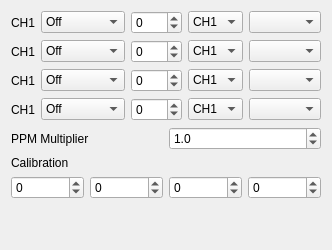
     <widget class="QWidget" name="tab">
      <attribute name="title">
       <string>Trainer</string>
      </attribute>
      <layout class="QGridLayout" name="gridLayout_6">
       <item row="0" column="0" colspan="2">
        <layout class="QGridLayout" name="gridLayout_4">
         <item row="0" column="0">
          <widget class="QLabel" name="chnLabel_1">
           <property name="text">
            <string>CH1</string>
           </property>
          </widget>
         </item>
         <item row="0" column="1">
          <widget class="QComboBox" name="modeCB_1">
           <item>
            <property name="text">
             <string>Off</string>
            </property>
           </item>
           <item>
            <property name="text">
             <string>Add</string>
            </property>
           </item>
           <item>
            <property name="text">
             <string>Substitute</string>
            </property>
           </item>
          </widget>
         </item>
         <item row="0" column="2">
          <widget class="QSpinBox" name="weightSB_1">
           <property name="minimum">
            <number>-102</number>
           </property>
           <property name="maximum">
            <number>102</number>
           </property>
           <property name="singleStep">
            <number>4</number>
           </property>
          </widget>
         </item>
         <item row="0" column="3">
          <widget class="QComboBox" name="sourceCB_1">
           <item>
            <property name="text">
             <string>CH1</string>
            </property>
           </item>
           <item>
            <property name="text">
             <string>CH2</string>
            </property>
           </item>
           <item>
            <property name="text">
             <string>CH3</string>
            </property>
           </item>
           <item>
            <property name="text">
             <string>CH4</string>
            </property>
           </item>
          </widget>
         </item>
         <item row="0" column="4">
          <widget class="QComboBox" name="swtchCB_1"/>
         </item>
         <item row="1" column="0">
          <widget class="QLabel" name="chnLabel_2">
           <property name="text">
            <string>CH1</string>
           </property>
          </widget>
         </item>
         <item row="1" column="1">
          <widget class="QComboBox" name="modeCB_2">
           <item>
            <property name="text">
             <string>Off</string>
            </property>
           </item>
           <item>
            <property name="text">
             <string>Add</string>
            </property>
           </item>
           <item>
            <property name="text">
             <string>Substitute</string>
            </property>
           </item>
          </widget>
         </item>
         <item row="1" column="2">
          <widget class="QSpinBox" name="weightSB_2">
           <property name="minimum">
            <number>-102</number>
           </property>
           <property name="maximum">
            <number>102</number>
           </property>
           <property name="singleStep">
            <number>4</number>
           </property>
          </widget>
         </item>
         <item row="1" column="3">
          <widget class="QComboBox" name="sourceCB_2">
           <item>
            <property name="text">
             <string>CH1</string>
            </property>
           </item>
           <item>
            <property name="text">
             <string>CH2</string>
            </property>
           </item>
           <item>
            <property name="text">
             <string>CH3</string>
            </property>
           </item>
           <item>
            <property name="text">
             <string>CH4</string>
            </property>
           </item>
          </widget>
         </item>
         <item row="1" column="4">
          <widget class="QComboBox" name="swtchCB_2"/>
         </item>
         <item row="2" column="0">
          <widget class="QLabel" name="chnLabel_3">
           <property name="text">
            <string>CH1</string>
           </property>
          </widget>
         </item>
         <item row="2" column="1">
          <widget class="QComboBox" name="modeCB_3">
           <item>
            <property name="text">
             <string>Off</string>
            </property>
           </item>
           <item>
            <property name="text">
             <string>Add</string>
            </property>
           </item>
           <item>
            <property name="text">
             <string>Substitute</string>
            </property>
           </item>
          </widget>
         </item>
         <item row="2" column="2">
          <widget class="QSpinBox" name="weightSB_3">
           <property name="minimum">
            <number>-102</number>
           </property>
           <property name="maximum">
            <number>102</number>
           </property>
           <property name="singleStep">
            <number>4</number>
           </property>
          </widget>
         </item>
         <item row="2" column="3">
          <widget class="QComboBox" name="sourceCB_3">
           <item>
            <property name="text">
             <string>CH1</string>
            </property>
           </item>
           <item>
            <property name="text">
             <string>CH2</string>
            </property>
           </item>
           <item>
            <property name="text">
             <string>CH3</string>
            </property>
           </item>
           <item>
            <property name="text">
             <string>CH4</string>
            </property>
           </item>
          </widget>
         </item>
         <item row="2" column="4">
          <widget class="QComboBox" name="swtchCB_3"/>
         </item>
         <item row="3" column="0">
          <widget class="QLabel" name="chnLabel_4">
           <property name="text">
            <string>CH1</string>
           </property>
          </widget>
         </item>
         <item row="3" column="1">
          <widget class="QComboBox" name="modeCB_4">
           <item>
            <property name="text">
             <string>Off</string>
            </property>
           </item>
           <item>
            <property name="text">
             <string>Add</string>
            </property>
           </item>
           <item>
            <property name="text">
             <string>Substitute</string>
            </property>
           </item>
          </widget>
         </item>
         <item row="3" column="2">
          <widget class="QSpinBox" name="weightSB_4">
           <property name="minimum">
            <number>-102</number>
           </property>
           <property name="maximum">
            <number>102</number>
           </property>
           <property name="singleStep">
            <number>4</number>
           </property>
          </widget>
         </item>
         <item row="3" column="3">
          <widget class="QComboBox" name="sourceCB_4">
           <item>
            <property name="text">
             <string>CH1</string>
            </property>
           </item>
           <item>
            <property name="text">
             <string>CH2</string>
            </property>
           </item>
           <item>
            <property name="text">
             <string>CH3</string>
            </property>
           </item>
           <item>
            <property name="text">
             <string>CH4</string>
            </property>
           </item>
          </widget>
         </item>
         <item row="3" column="4">
          <widget class="QComboBox" name="swtchCB_4"/>
         </item>
        </layout>
       </item>
       <item row="1" column="0">
        <widget class="QLabel" name="label_33">
         <property name="text">
          <string>PPM Multiplier</string>
         </property>
        </widget>
       </item>
       <item row="1" column="1">
        <widget class="QDoubleSpinBox" name="PPM_MultiplierDSB">
         <property name="decimals">
          <number>1</number>
         </property>
         <property name="maximum">
          <double>5.000000000000000</double>
         </property>
         <property name="value">
          <double>1.000000000000000</double>
         </property>
        </widget>
       </item>
       <item row="2" column="0">
        <widget class="QLabel" name="label_34">
         <property name="text">
          <string>Calibration</string>
         </property>
        </widget>
       </item>
       <item row="3" column="0" colspan="2">
        <layout class="QGridLayout" name="gridLayout_5">
         <item row="0" column="0">
          <widget class="QSpinBox" name="trainerCalib_1">
           <property name="minimum">
            <number>-2050</number>
           </property>
           <property name="maximum">
            <number>2050</number>
           </property>
          </widget>
         </item>
         <item row="0" column="1">
          <widget class="QSpinBox" name="trainerCalib_2">
           <property name="minimum">
            <number>-2050</number>
           </property>
           <property name="maximum">
            <number>2050</number>
           </property>
          </widget>
         </item>
         <item row="0" column="2">
          <widget class="QSpinBox" name="trainerCalib_3">
           <property name="minimum">
            <number>-2050</number>
           </property>
           <property name="maximum">
            <number>2050</number>
           </property>
          </widget>
         </item>
         <item row="0" column="3">
          <widget class="QSpinBox" name="trainerCalib_4">
           <property name="minimum">
            <number>-2050</number>
           </property>
           <property name="maximum">
            <number>2050</number>
           </property>
          </widget>
         </item>
        </layout>
       </item>
       <item row="4" column="0">
        <spacer name="verticalSpacer_3">
         <property name="orientation">
          <enum>Qt::Vertical</enum>
         </property>
         <property name="sizeHint" stdset="0">
          <size>
           <width>20</width>
           <height>40</height>
          </size>
         </property>
        </spacer>
       </item>
      </layout>
     </widget>
